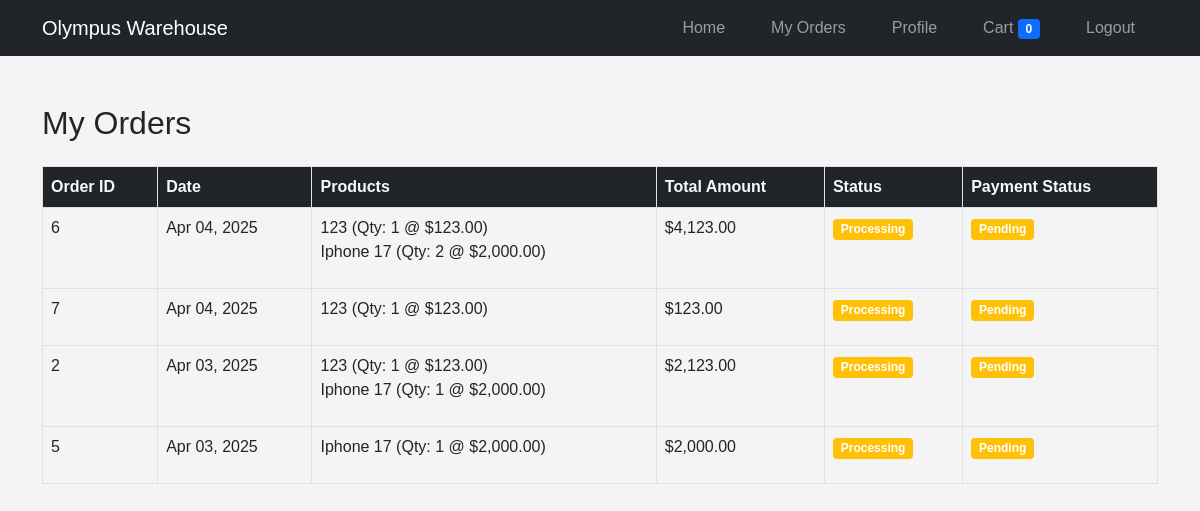
The page /warehouse/warehouse/my_orders.php (signed in) on the database its author committed.
### tables this page shows
CREATE TABLE `orders` (
  `id` int(11) NOT NULL,
  `customer_id` int(11) NOT NULL,
  `order_date` date NOT NULL,
  `total_amount` decimal(10,2) NOT NULL DEFAULT 0.00,
  `payment_status` enum('Pending','Paid','Failed','Refunded') NOT NULL DEFAULT 'Pending',
  `status` enum('Pending','Processing','Completed','Cancelled') NOT NULL DEFAULT 'Pending',
  `created_at` timestamp NOT NULL DEFAULT current_timestamp(),
  `updated_at` timestamp NOT NULL DEFAULT current_timestamp() ON UPDATE current_timestamp()
);

### warehouse/warehouse/my_orders.php (the view, shortened to what this page needs)
<?php
include 'db.php';
$customer_id = $_SESSION['customer_id'];
$orders_query = "SELECT o.*,
                GROUP_CONCAT(i.product_name) as products,
                GROUP_CONCAT(oi.quantity) as quantities,
                GROUP_CONCAT(oi.unit_price) as prices
                FROM orders o
                JOIN order_items oi ON o.id = oi.order_id
                JOIN inventory i ON oi.product_id = i.product_id
                WHERE o.customer_id = ?
                GROUP BY o.id
                ORDER BY o.order_date DESC";
$stmt = $conn->prepare($orders_query);
$stmt->bind_param("i", $customer_id);
$stmt->execute();
$orders_result = $stmt->get_result();
?>
<!DOCTYPE html>
<html lang="en">
<head>
    <link href="https://cdn.jsdelivr.net/npm/bootstrap@5.0.2/dist/css/bootstrap.min.css" rel="stylesheet">
    <link rel="stylesheet" href="https://cdnjs.cloudflare.com/ajax/libs/font-awesome/6.0.0-beta3/css/all.min.css">
    <link rel="stylesheet" href="styles.css">
</head>
<body>
    <nav class="navbar navbar-expand-lg navbar-dark bg-dark">
        <div class="container">
            <a class="navbar-brand" href="index.php">Olympus Warehouse</a>
            <div class="collapse navbar-collapse" id="navbarNav">
                <ul class="navbar-nav ms-auto">
                    <li class="nav-item"><a class="nav-link" href="index.php">Home</a></li>
                    <li class="nav-item"><a class="nav-link" href="my_orders.php">My Orders</a></li>
                    <li class="nav-item"><a class="nav-link" href="my_profile.php">Profile</a></li>
                    <li class="nav-item"><a class="nav-link" href="view_cart.php">
                        Cart <span class="badge bg-primary"><?php echo count($_SESSION['cart'] ?? []); ?></span>
                    </a></li>
                    <li class="nav-item"><a class="nav-link" href="warehouse_logout.php">Logout</a></li>
                </ul>
            </div>
        </div>
    </nav>
    <div class="container py-5">
        <h2 class="section-title mb-4">My Orders</h2>
        <?php if ($orders_result->num_rows > 0): ?>
            <div class="table-responsive">
                <table class="table table-bordered">
                    <thead class="bg-dark text-light">
                        <tr>
                            <th>Order ID</th>
                            <th>Date</th>
                            <th>Products</th>
                            <th>Total Amount</th>
                            <th>Status</th>
                            <th>Payment Status</th>
                        </tr>
                    </thead>
                    <tbody>
                        <?php while ($order = $orders_result->fetch_assoc()):
                            $products = explode(',', $order['products']);
                            $quantities = explode(',', $order['quantities']);
                            $prices = explode(',', $order['prices']);
                        ?>
                        <tr>
                            <td><?php echo $order['id']; ?></td>
                            <td><?php echo date('M d, Y', strtotime($order['order_date'])); ?></td>
                            <td>
                                <ul class="list-unstyled">
                                    <?php for ($i = 0; $i < count($products); $i++): ?>
                                        <li><?php echo $products[$i] . ' (Qty: ' . $quantities[$i] . ' @ $' . number_format($prices[$i], 2) . ')'; ?></li>
                                    <?php endfor; ?>
                                </ul>
                            </td>
                            <td>$<?php echo number_format($order['total_amount'], 2); ?></td>
                            <td>
                                <span class="badge bg-<?php
                                    echo $order['status'] == 'Completed' ? 'success' :
                                        ($order['status'] == 'Processing' ? 'warning' : 'secondary');
                                ?>">
                                    <?php echo $order['status']; ?>
                                </span>
                            </td>
                            <td>
                                <span class="badge bg-<?php
                                    echo $order['payment_status'] == 'Paid' ? 'success' :
                                        ($order['payment_status'] == 'Pending' ? 'warning' : 'danger');
                                ?>">
                                    <?php echo $order['payment_status']; ?>
                                </span>
                            </td>
                        </tr>
                        <?php endwhile; ?>
                    </tbody>
                </table>
            </div>
        <?php else: ?>
            <div class="alert alert-info">
                You haven't placed any orders yet. <a href="index.php">Start shopping</a>!
            </div>
        <?php endif; ?>
    </div>
</body>
</html>

### warehouse/warehouse/styles.css (style rules this page uses)
body { font-family: Arial, sans-serif; background-color: #f4f4f4; margin: 0; padding: 0; position: relative; z-index: 1; }
nav { text-align: center; background-color: #444; padding: 10px 0; }
nav ul { list-style: none; padding: 0; margin: 0; }
nav ul li { display: inline; margin: 0 15px; }
nav ul li a { color: white; text-decoration: none; padding: 10px; transition: background 0.3s ease; }

### rows shown on the page
orders: id "6", order_date "Apr 04, 2025", i "123", i "1", i "123.00", i "Iphone 17", i "2", i "2,000.00", total_amount "4,123.00", status "Processing", payment_status "Pending"
orders: id "7", order_date "Apr 04, 2025", i "123", i "1", i "123.00", total_amount "123.00", status "Processing", payment_status "Pending"
orders: id "2", order_date "Apr 03, 2025", i "123", i "1", i "123.00", i "Iphone 17", i "2,000.00", total_amount "2,123.00", status "Processing", payment_status "Pending"
orders: id "5", order_date "Apr 03, 2025", i "Iphone 17", i "1", i "2,000.00", total_amount "2,000.00", status "Processing", payment_status "Pending"

### other values the page prints
count($_SESSION['cart'] ?? []) "0"
